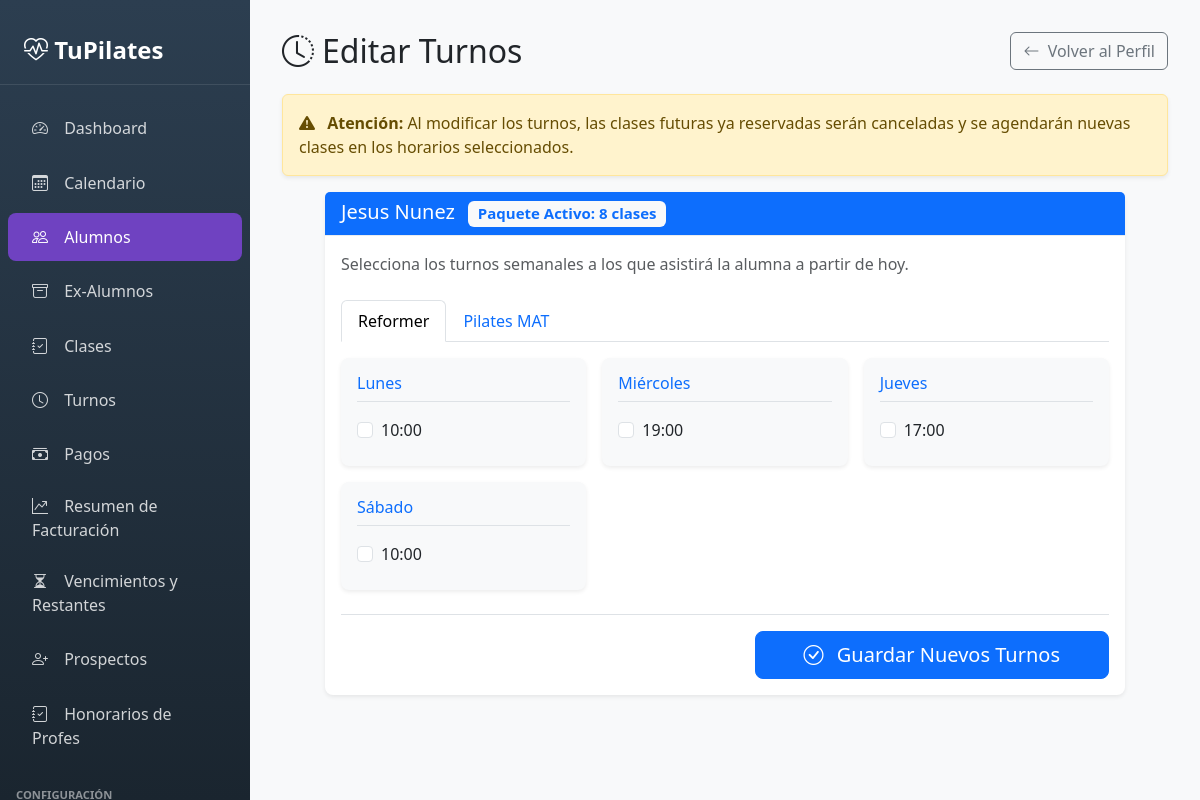
Page /panel/alumnos/4/turnos/editar/ on the earlier database version.
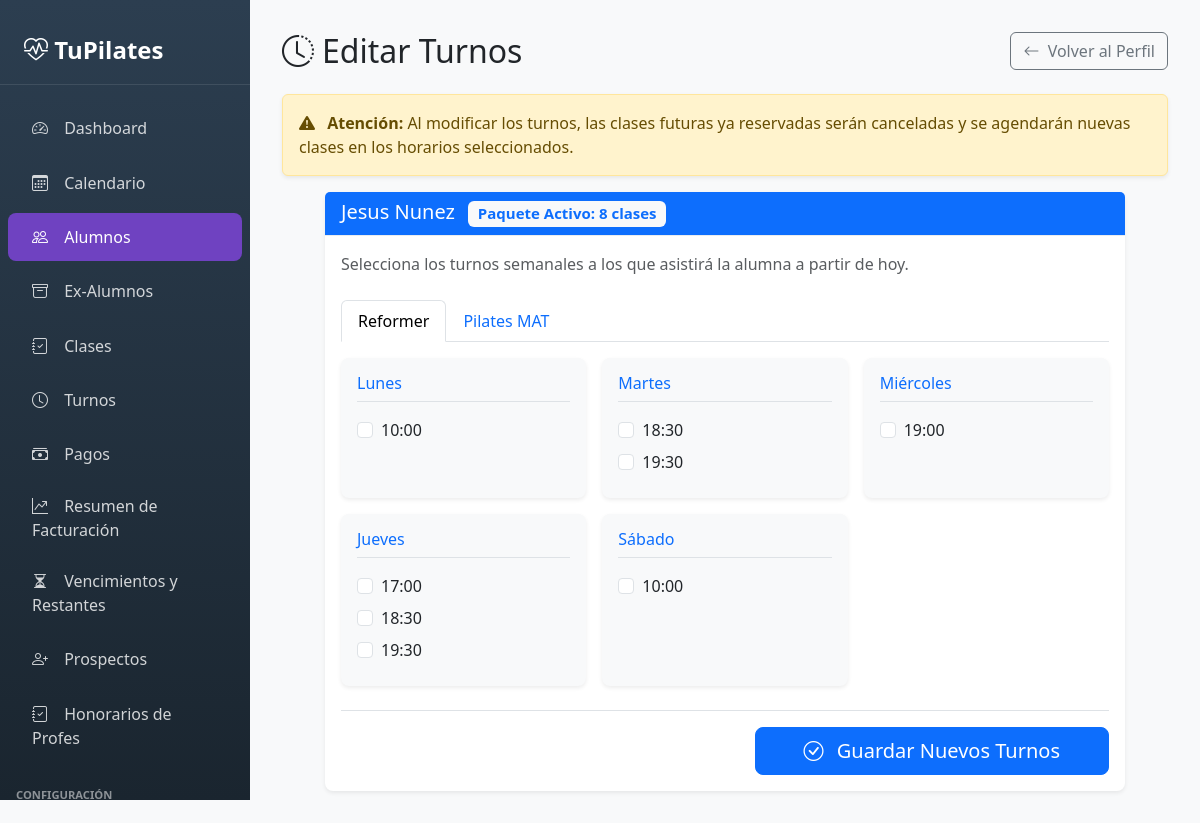
Same page on the later database version.
### Pilapp/models.py (models this page shows, shortened)
class Alumno(models.Model):
    id_alumno = models.AutoField(primary_key=True)
    id_persona = models.ForeignKey(Persona, on_delete=models.CASCADE)
    canal_captacion = models.CharField(max_length=100, blank=True, null=True)
    ultima_clase = models.DateField(blank=True, null=True)
    estado = models.CharField(max_length=50, choices=[
        ('ocasional', 'Ocasional'),  # Attends without package
        ('regular', 'Regular'),       # Has an active package
        ('inactivo', 'Inactivo')      # No active packages
    ], default='ocasional')

class Persona(models.Model):
    id_persona = models.AutoField(primary_key=True)
    nombre = models.CharField(max_length=100)
    apellido = models.CharField(max_length=100)
    telefono = models.CharField(max_length=20, blank=True, null=True)
    ruc = models.CharField(max_length=20, blank=True, null=True)
    razon_social = models.CharField(max_length=150, blank=True, null=True)
    observaciones = models.TextField(blank=True, null=True)

class AlumnoPaquete(models.Model):
    id_alumno_paquete = models.AutoField(primary_key=True)
    id_alumno = models.ForeignKey(Alumno, on_delete=models.CASCADE)
    id_paquete = models.ForeignKey(Paquete, on_delete=models.CASCADE)
    estado = models.CharField(max_length=50, choices=[("activo", "Activo"), ("expirado", "Expirado")])
    estado_pago = models.CharField(max_length=50, choices=[
        ("pendiente", "Pendiente"),
        ("pagado", "Pagado"),
        ("parcial", "Pago Parcial")
    ], default="pendiente")
    clases_usadas = models.IntegerField(default=0)
    fecha_inicio = models.DateField(null=True)

class Paquete(models.Model):
    id_paquete = models.AutoField(primary_key=True)
    cantidad_clases = models.IntegerField()
    costo = models.DecimalField(max_digits=10, decimal_places=2)

class Turno(models.Model):
    DIAS_CHOICES = [
        ('Lunes', 'Lunes'),
        ('Martes', 'Martes'),
        ('Miércoles', 'Miércoles'),
        ('Jueves', 'Jueves'),
        ('Viernes', 'Viernes'),
        ('Sábado', 'Sábado'),
    ]
    DISCIPLINA_CHOICES = [
        ('Reformer', 'Reformer'),
        ('MAT', 'MAT'),
    ]
    id_turno = models.AutoField(primary_key=True)
    horario = models.TimeField()
    dia = models.CharField(max_length=10, choices=DIAS_CHOICES)
    disciplina = models.CharField(max_length=50, choices=DISCIPLINA_CHOICES, default='Reformer')

### Pilapp/views_panel.py (the view, shortened to what this page needs)
def panel_alumno_editar_turnos(request, id_alumno):
    from .models import Alumno, AlumnoPaquete, Turno, AlumnoPaqueteTurno
    from .views import cambiar_turnos_paquete_datos
    alumno = get_object_or_404(Alumno, id_alumno=id_alumno)
    alumno_paquete = AlumnoPaquete.objects.filter(id_alumno=alumno, estado='activo').order_by('-id_alumno_paquete').first()
    if not alumno_paquete:
        messages.error(request, "La alumna no tiene un paquete activo al cual editarle los turnos.")
        return redirect("panel_alumno_detalle", id_alumno=id_alumno)
    turnos = Turno.objects.all().order_by('dia', 'horario')
    dias_orden = ["Lunes", "Martes", "Miércoles", "Jueves", "Viernes", "Sábado", "Domingo"]
    turnos_reformer = {dia: [] for dia in dias_orden}
    turnos_mat = {dia: [] for dia in dias_orden}
    for t in turnos:
        if t.disciplina == 'MAT':
            if t.dia in turnos_mat:
                turnos_mat[t.dia].append(t)
        else:
            if t.dia in turnos_reformer:
                turnos_reformer[t.dia].append(t)
    turnos_reformer = {k: v for k, v in turnos_reformer.items() if v}
    turnos_mat = {k: v for k, v in turnos_mat.items() if v}
    turnos_asignados_ids = AlumnoPaqueteTurno.objects.filter(id_alumno_paquete=alumno_paquete).values_list('id_turno_id', flat=True)
    context = {
        'alumno': alumno,
        'alumno_paquete': alumno_paquete,
        'turnos_reformer': turnos_reformer,
        'turnos_mat': turnos_mat,
        'turnos_asignados_ids': list(turnos_asignados_ids)
    }
    return render(request, "admin_panel/alumnos/editar_turnos.html", context)

### Pilapp/templates/admin_panel/alumnos/editar_turnos.html (shortened to what this page needs)
{% extends 'admin_panel/base.html' %}
{% block content %}
<div class="d-flex justify-content-between align-items-center mb-4">
    <h2 class="mb-0"><i class="bi bi-clock-history me-2"></i>Editar Turnos</h2>
    <a href="{% url 'panel_alumno_detalle' alumno.id_alumno %}" class="btn btn-outline-secondary">
        <i class="bi bi-arrow-left me-1"></i> Volver al Perfil
    </a>
</div>
<div class="alert alert-warning shadow-sm">
    <i class="bi bi-exclamation-triangle-fill me-2"></i>
    <strong>Atención:</strong> Al modificar los turnos, las clases futuras ya reservadas serán canceladas y se agendarán nuevas clases en los horarios seleccionados.
</div>
<div class="card shadow-sm mx-auto" style="max-width: 800px;">
    <div class="card-header bg-primary text-white">
        <h5 class="mb-0">
            {{ alumno.id_persona.nombre }} {{ alumno.id_persona.apellido }}
            <span class="badge bg-light text-primary ms-2">Paquete Activo: {{ alumno_paquete.id_paquete.cantidad_clases }} clases</span>
        </h5>
    </div>
    <div class="card-body">
        <form method="post" action="{% url 'panel_alumno_editar_turnos' alumno.id_alumno %}">
            <p class="text-muted mb-4">Selecciona los turnos semanales a los que asistirá la alumna a partir de hoy.</p>
            <ul class="nav nav-tabs mb-3" id="turnosTab" role="tablist">
                <li class="nav-item" role="presentation">
                    <button class="nav-link active" id="reformer-tab" data-bs-toggle="tab" data-bs-target="#reformer" type="button" role="tab">Reformer</button>
                </li>
                <li class="nav-item" role="presentation">
                    <button class="nav-link" id="mat-tab" data-bs-toggle="tab" data-bs-target="#mat" type="button" role="tab">Pilates MAT</button>
                </li>
            </ul>
            <div class="tab-content" id="turnosTabContent">
                <div class="tab-pane fade show active" id="reformer" role="tabpanel">
                    <div class="row g-3">
                        {% for dia, turnos_dia in turnos_reformer.items %}
                        <div class="col-md-6 col-lg-4">
                            <div class="card border-0 bg-light h-100">
                                <div class="card-body p-3">
                                    <h6 class="card-title text-primary border-bottom pb-2 mb-3">{{ dia }}</h6>
                                    {% for t in turnos_dia %}
                                    <div class="form-check mb-2">
                                        <input class="form-check-input" type="checkbox" name="turnos"
                                               value="{{ t.id_turno }}"
                                               id="turno_{{ t.id_turno }}"
                                               {% if t.id_turno in turnos_asignados_ids %}checked{% endif %}>
                                        <label class="form-check-label d-flex justify-content-between align-items-center" for="turno_{{ t.id_turno }}">
                                            <span>{{ t.horario|time:"H:i" }}</span>
                                        </label>
                                    </div>
                                    {% endfor %}
                                </div>
                            </div>
                        </div>
                        {% endfor %}
                    </div>
                </div>
            </div>
            <div class="d-flex justify-content-end mt-4 pt-3 border-top">
                <button type="submit" class="btn btn-primary btn-lg px-5">
                    <i class="bi bi-check-circle me-2"></i> Guardar Nuevos Turnos
                </button>
            </div>
        </form>
    </div>
</div>
{% endblock %}

### Pilapp/templates/admin_panel/base.html (shortened to what this page needs)
{% load static %}
<!DOCTYPE html>
<html lang="es">
<head>
    <link href="https://cdn.jsdelivr.net/npm/bootstrap@5.3.2/dist/css/bootstrap.min.css" rel="stylesheet">
    <link href="https://cdn.jsdelivr.net/npm/bootstrap-icons@1.11.1/font/bootstrap-icons.css" rel="stylesheet">
</head>
<body>
    <nav class="sidebar">
        <div class="sidebar-brand">
            <i class="bi bi-heart-pulse"></i> TuPilates
        </div>
        <ul class="nav flex-column">
            <li class="nav-item">
                <a class="nav-link {% if request.resolver_match.url_name == 'panel_dashboard' %}active{% endif %}"
                   href="{% url 'panel_dashboard' %}">
                    <i class="bi bi-speedometer2"></i> Dashboard
                </a>
            </li>
            <li class="nav-item">
                <a class="nav-link {% if request.resolver_match.url_name == 'panel_calendario' %}active{% endif %}"
                   href="{% url 'panel_calendario' %}">
                    <i class="bi bi-calendar3"></i> Calendario
                </a>
            </li>
            <li class="nav-item">
                <a class="nav-link {% if 'alumno' in request.resolver_match.url_name and 'ex_alumno' not in request.resolver_match.url_name %}active{% endif %}"
                   href="{% url 'panel_alumnos' %}">
                    <i class="bi bi-people"></i> Alumnos
                </a>
            </li>
            <li class="nav-item">
                <a class="nav-link {% if 'ex_alumno' in request.resolver_match.url_name %}active{% endif %}"
                   href="{% url 'panel_ex_alumnos' %}">
                    <i class="bi bi-archive"></i> Ex-Alumnos
                </a>
            </li>
            <li class="nav-item">
                <a class="nav-link {% if 'clase' in request.resolver_match.url_name %}active{% endif %}"
                   href="{% url 'panel_clases' %}">
                    <i class="bi bi-journal-check"></i> Clases
                </a>
            </li>
            <li class="nav-item">
                <a class="nav-link {% if request.resolver_match.url_name == 'panel_turnos' %}active{% endif %}"
                   href="{% url 'panel_turnos' %}">
                    <i class="bi bi-clock"></i> Turnos
                </a>
            </li>
            <li class="nav-item">
                <a class="nav-link {% if request.resolver_match.url_name == 'panel_pagos' %}active{% endif %}"
                   href="{% url 'panel_pagos' %}">
                    <i class="bi bi-cash-stack"></i> Pagos
                </a>
                <a class="nav-link {% if request.resolver_match.url_name == 'panel_resumen_pagos' %}active{% endif %}"
                   href="{% url 'panel_resumen_pagos' %}">
                    <i class="bi bi-graph-up-arrow"></i> Resumen de Facturación
                </a>
                <a class="nav-link {% if request.resolver_match.url_name == 'panel_vencimientos' %}active{% endif %}"
                   href="{% url 'panel_vencimientos' %}">
                    <i class="bi bi-hourglass-split"></i> Vencimientos y Restantes
                </a>
            </li>
            <li class="nav-item">
                <a class="nav-link {% if request.resolver_match.url_name == 'panel_prospectos' %}active{% endif %}"
                   href="{% url 'panel_prospectos' %}">
                    <i class="bi bi-person-plus"></i> Prospectos
                </a>
            </li>
            <li class="nav-item">
                <a class="nav-link {% if request.resolver_match.url_name == 'panel_honorarios_resumen' %}active{% endif %}"
                   href="{% url 'panel_honorarios_resumen' %}">
                    <i class="bi bi-journal-check"></i> Honorarios de Profes
                </a>
            </li>
            <li class="nav-item mt-3 mb-1 px-3">
                <small class="text-white-50 fw-bold text-uppercase" style="font-size: 0.7rem;">Configuración</small>
            </li>
        </ul>
    </nav>
    <main class="main-content">
        {% block content %}{% endblock %}
    </main>
</body>
</html>

### Pilapp/templates/admin_panel/base.html (style rules this page uses)
:root { --sidebar-width: 250px; --primary-color: #6f42c1; --secondary-color: #e9ecef; }
body { min-height: 100vh; background-color: #f8f9fa; }
.sidebar { width: var(--sidebar-width); position: fixed; top: 0; left: 0; height: 100vh; background: linear-gradient(180deg, #2c3e50 0%, #1a252f 100%); padding-top: 1rem; z-index: 1000; overflow-y: auto; }
.sidebar .nav-link { color: rgba(255,255,255,0.8); padding: 0.75rem 1.5rem; margin: 0.2rem 0.5rem; border-radius: 0.5rem; transition: all 0.2s; }
.sidebar .nav-link.active { background-color: var(--primary-color); color: #fff; }
.sidebar .nav-link i { margin-right: 0.75rem; width: 20px; text-align: center; }
.sidebar-brand { color: #fff; font-size: 1.5rem; font-weight: 600; padding: 1rem 1.5rem; margin-bottom: 1rem; border-bottom: 1px solid rgba(255,255,255,0.1); }
.main-content { margin-left: var(--sidebar-width); padding: 2rem; min-height: 100vh; }
.card { border: none; box-shadow: 0 0.125rem 0.25rem rgba(0,0,0,0.075); border-radius: 0.5rem; }
.card-header { background-color: #fff; border-bottom: 1px solid #e9ecef; font-weight: 600; }

Differences in the rows shown:
added Turno: dia "Martes", horario "18:30"
added Turno: horario "19:30", shown under "Martes"
added Turno: horario "18:30", shown under "Jueves"
added Turno: horario "19:30", shown under "Jueves"
